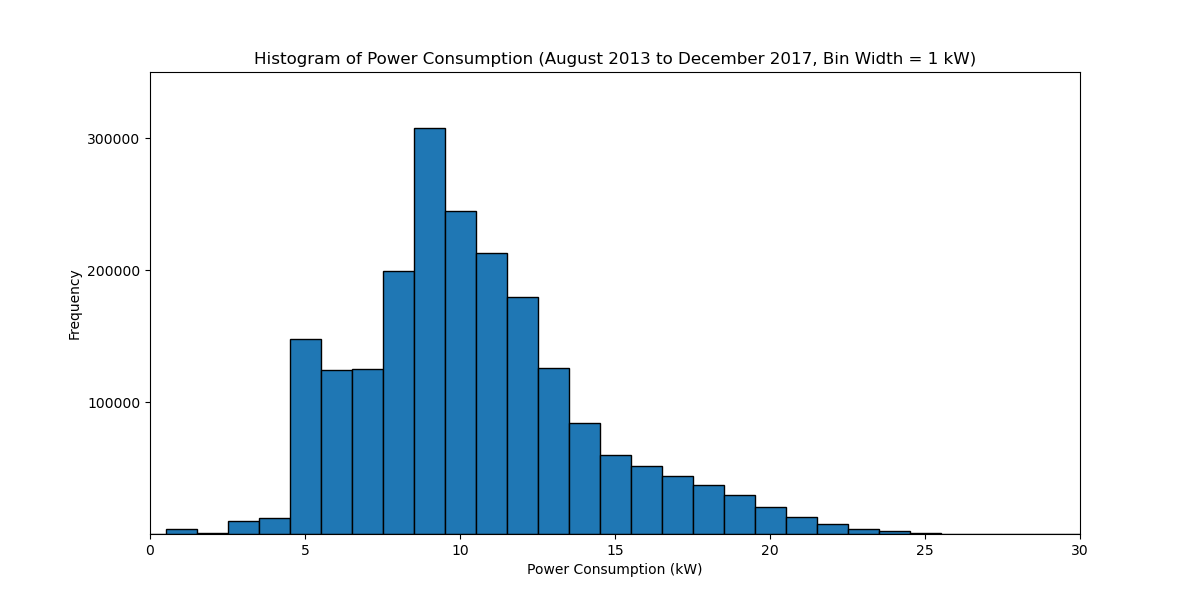

Python code for this plot:
import pandas as pd
import matplotlib.pyplot as plt
import numpy as np

file_path = r"C:\Users\91878\Downloads\energy_dataset\energy_dataset\facilities_build_mains.csv"
df = pd.read_csv(file_path)
df['timestamp'] = pd.to_datetime(df['timestamp'], unit='s', utc=True)
df['timestamp'] = df['timestamp'].dt.tz_convert('Asia/Kolkata')
selected_data = df[(df['timestamp'] >= '2013-08-01') & (df['timestamp'] <= '2017-12-31')].copy()
selected_data['power_kw'] = selected_data['power'] / 1000.0

bin_edges = np.arange(int(selected_data['power_kw'].min()) - 0.5, int(selected_data['power_kw'].max()) + 1.5, 1)
plt.figure(figsize=(12, 6))
plt.hist(selected_data['power_kw'], bins=bin_edges, edgecolor='black')
plt.xticks(np.arange(0, 60, 5))
plt.yticks([100000,200000,300000])
plt.xlim(0, 30)
plt.ylim(0, 350000)  
plt.xlabel('Power Consumption (kW)')
plt.ylabel('Frequency')
plt.title('Histogram of Power Consumption (August 2013 to December 2017, Bin Width = 1 kW)')
plt.show()
